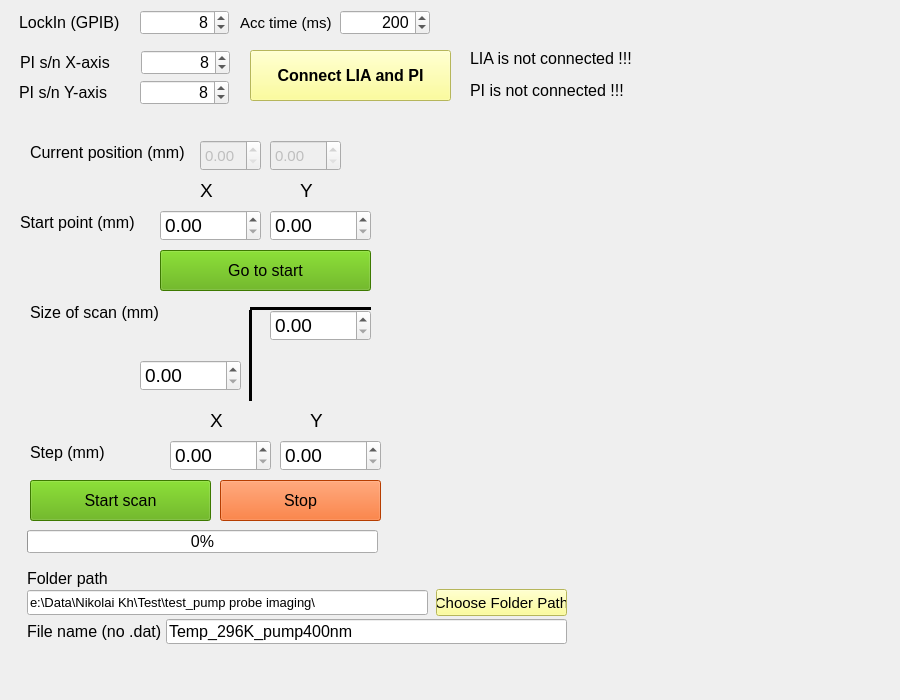
<?xml version="1.0" encoding="UTF-8"?>
<ui version="4.0">
 <class>MainWindow</class>
 <widget class="QMainWindow" name="MainWindow">
  <property name="geometry">
   <rect>
    <x>0</x>
    <y>0</y>
    <width>900</width>
    <height>700</height>
   </rect>
  </property>
  <property name="windowTitle">
   <string>MainWindow</string>
  </property>
  <widget class="QWidget" name="centralwidget">
   <widget class="QLabel" name="labelFilename">
    <property name="geometry">
     <rect>
      <x>27</x>
      <y>622</y>
      <width>141</width>
      <height>19</height>
     </rect>
    </property>
    <property name="font">
     <font>
      <pointsize>12</pointsize>
     </font>
    </property>
    <property name="text">
     <string>File name (no .dat)</string>
    </property>
   </widget>
   <widget class="QPushButton" name="folderButton">
    <property name="geometry">
     <rect>
      <x>436</x>
      <y>589</y>
      <width>131</width>
      <height>27</height>
     </rect>
    </property>
    <property name="font">
     <font>
      <pointsize>11</pointsize>
     </font>
    </property>
    <property name="styleSheet">
     <string notr="true">background-color: rgb(255, 255, 127);</string>
    </property>
    <property name="text">
     <string>Choose Folder Path</string>
    </property>
   </widget>
   <widget class="QLineEdit" name="FileName">
    <property name="geometry">
     <rect>
      <x>166</x>
      <y>619</y>
      <width>401</width>
      <height>25</height>
     </rect>
    </property>
    <property name="font">
     <font>
      <pointsize>12</pointsize>
     </font>
    </property>
    <property name="text">
     <string>Temp_296K_pump400nm</string>
    </property>
   </widget>
   <widget class="QLabel" name="labelDirectory">
    <property name="geometry">
     <rect>
      <x>27</x>
      <y>569</y>
      <width>80</width>
      <height>19</height>
     </rect>
    </property>
    <property name="font">
     <font>
      <pointsize>12</pointsize>
     </font>
    </property>
    <property name="text">
     <string>Folder path</string>
    </property>
   </widget>
   <widget class="QLineEdit" name="folder_edit">
    <property name="geometry">
     <rect>
      <x>27</x>
      <y>590</y>
      <width>401</width>
      <height>25</height>
     </rect>
    </property>
    <property name="font">
     <font>
      <pointsize>10</pointsize>
     </font>
    </property>
    <property name="text">
     <string>e:\Data\Nikolai Kh\Test\test_pump probe imaging\</string>
    </property>
    <property name="readOnly">
     <bool>true</bool>
    </property>
   </widget>
   <widget class="QProgressBar" name="progressBar">
    <property name="geometry">
     <rect>
      <x>27</x>
      <y>530</y>
      <width>351</width>
      <height>23</height>
     </rect>
    </property>
    <property name="font">
     <font>
      <pointsize>12</pointsize>
     </font>
    </property>
    <property name="value">
     <number>0</number>
    </property>
   </widget>
   <widget class="QPushButton" name="StartButton">
    <property name="geometry">
     <rect>
      <x>30</x>
      <y>480</y>
      <width>181</width>
      <height>41</height>
     </rect>
    </property>
    <property name="font">
     <font>
      <pointsize>12</pointsize>
     </font>
    </property>
    <property name="contextMenuPolicy">
     <enum>Qt::DefaultContextMenu</enum>
    </property>
    <property name="styleSheet">
     <string notr="true">background-color: rgb(85, 170, 0);</string>
    </property>
    <property name="text">
     <string>Start scan</string>
    </property>
   </widget>
   <widget class="QPushButton" name="StopButton">
    <property name="geometry">
     <rect>
      <x>220</x>
      <y>480</y>
      <width>161</width>
      <height>41</height>
     </rect>
    </property>
    <property name="font">
     <font>
      <pointsize>12</pointsize>
     </font>
    </property>
    <property name="styleSheet">
     <string notr="true">background-color: rgb(255, 85, 0);</string>
    </property>
    <property name="text">
     <string>Stop</string>
    </property>
   </widget>
   <widget class="QLabel" name="PIStatuslabel">
    <property name="geometry">
     <rect>
      <x>470</x>
      <y>80</y>
      <width>241</width>
      <height>21</height>
     </rect>
    </property>
    <property name="font">
     <font>
      <pointsize>12</pointsize>
     </font>
    </property>
    <property name="text">
     <string>PI is not connected !!!</string>
    </property>
   </widget>
   <widget class="QLabel" name="liaStatuslabel">
    <property name="geometry">
     <rect>
      <x>470</x>
      <y>50</y>
      <width>241</width>
      <height>16</height>
     </rect>
    </property>
    <property name="font">
     <font>
      <pointsize>12</pointsize>
     </font>
    </property>
    <property name="text">
     <string>LIA is not connected !!!</string>
    </property>
   </widget>
   <widget class="QPushButton" name="connectLIAandPIbutton">
    <property name="geometry">
     <rect>
      <x>250</x>
      <y>50</y>
      <width>201</width>
      <height>51</height>
     </rect>
    </property>
    <property name="font">
     <font>
      <pointsize>12</pointsize>
      <weight>75</weight>
      <bold>true</bold>
     </font>
    </property>
    <property name="styleSheet">
     <string notr="true">background-color: rgb(255, 255, 127);</string>
    </property>
    <property name="text">
     <string>Connect LIA and PI</string>
    </property>
   </widget>
   <widget class="QSpinBox" name="ExpTime">
    <property name="geometry">
     <rect>
      <x>340</x>
      <y>10</y>
      <width>90</width>
      <height>25</height>
     </rect>
    </property>
    <property name="font">
     <font>
      <pointsize>12</pointsize>
     </font>
    </property>
    <property name="layoutDirection">
     <enum>Qt::LeftToRight</enum>
    </property>
    <property name="alignment">
     <set>Qt::AlignRight|Qt::AlignTrailing|Qt::AlignVCenter</set>
    </property>
    <property name="maximum">
     <number>3600000</number>
    </property>
    <property name="value">
     <number>200</number>
    </property>
   </widget>
   <widget class="QLabel" name="labelLockIn">
    <property name="geometry">
     <rect>
      <x>19</x>
      <y>10</y>
      <width>115</width>
      <height>25</height>
     </rect>
    </property>
    <property name="font">
     <font>
      <pointsize>12</pointsize>
     </font>
    </property>
    <property name="text">
     <string>LockIn (GPIB)</string>
    </property>
   </widget>
   <widget class="QLabel" name="labelExpTime">
    <property name="geometry">
     <rect>
      <x>240</x>
      <y>10</y>
      <width>101</width>
      <height>25</height>
     </rect>
    </property>
    <property name="font">
     <font>
      <pointsize>11</pointsize>
     </font>
    </property>
    <property name="text">
     <string>Acc time (ms)</string>
    </property>
   </widget>
   <widget class="QSpinBox" name="Lockin_GPIB_spinBox">
    <property name="geometry">
     <rect>
      <x>140</x>
      <y>10</y>
      <width>89</width>
      <height>25</height>
     </rect>
    </property>
    <property name="font">
     <font>
      <pointsize>12</pointsize>
     </font>
    </property>
    <property name="alignment">
     <set>Qt::AlignRight|Qt::AlignTrailing|Qt::AlignVCenter</set>
    </property>
    <property name="value">
     <number>8</number>
    </property>
   </widget>
   <widget class="QLabel" name="labelPI_X">
    <property name="geometry">
     <rect>
      <x>20</x>
      <y>50</y>
      <width>115</width>
      <height>25</height>
     </rect>
    </property>
    <property name="font">
     <font>
      <pointsize>12</pointsize>
     </font>
    </property>
    <property name="text">
     <string>PI s/n X-axis</string>
    </property>
   </widget>
   <widget class="QSpinBox" name="PI_X_sn_spinBox">
    <property name="geometry">
     <rect>
      <x>141</x>
      <y>50</y>
      <width>89</width>
      <height>25</height>
     </rect>
    </property>
    <property name="font">
     <font>
      <pointsize>12</pointsize>
     </font>
    </property>
    <property name="alignment">
     <set>Qt::AlignRight|Qt::AlignTrailing|Qt::AlignVCenter</set>
    </property>
    <property name="value">
     <number>8</number>
    </property>
   </widget>
   <widget class="QSpinBox" name="PI_Y_sn_spinBox">
    <property name="geometry">
     <rect>
      <x>140</x>
      <y>80</y>
      <width>89</width>
      <height>25</height>
     </rect>
    </property>
    <property name="font">
     <font>
      <pointsize>12</pointsize>
     </font>
    </property>
    <property name="alignment">
     <set>Qt::AlignRight|Qt::AlignTrailing|Qt::AlignVCenter</set>
    </property>
    <property name="value">
     <number>8</number>
    </property>
   </widget>
   <widget class="QLabel" name="labelPI_Y">
    <property name="geometry">
     <rect>
      <x>19</x>
      <y>80</y>
      <width>115</width>
      <height>25</height>
     </rect>
    </property>
    <property name="font">
     <font>
      <pointsize>12</pointsize>
     </font>
    </property>
    <property name="text">
     <string>PI s/n Y-axis</string>
    </property>
   </widget>
   <widget class="QLabel" name="labelStartPoint">
    <property name="geometry">
     <rect>
      <x>20</x>
      <y>210</y>
      <width>131</width>
      <height>25</height>
     </rect>
    </property>
    <property name="font">
     <font>
      <pointsize>12</pointsize>
     </font>
    </property>
    <property name="text">
     <string>Start point (mm)</string>
    </property>
   </widget>
   <widget class="QDoubleSpinBox" name="Xstart_doubleSpinBox">
    <property name="geometry">
     <rect>
      <x>160</x>
      <y>210</y>
      <width>101</width>
      <height>31</height>
     </rect>
    </property>
    <property name="font">
     <font>
      <pointsize>14</pointsize>
     </font>
    </property>
   </widget>
   <widget class="QDoubleSpinBox" name="Ystart_doubleSpinBox">
    <property name="geometry">
     <rect>
      <x>270</x>
      <y>210</y>
      <width>101</width>
      <height>31</height>
     </rect>
    </property>
    <property name="font">
     <font>
      <pointsize>14</pointsize>
     </font>
    </property>
   </widget>
   <widget class="QLabel" name="label">
    <property name="geometry">
     <rect>
      <x>200</x>
      <y>180</y>
      <width>47</width>
      <height>21</height>
     </rect>
    </property>
    <property name="font">
     <font>
      <pointsize>14</pointsize>
     </font>
    </property>
    <property name="text">
     <string>X</string>
    </property>
   </widget>
   <widget class="QLabel" name="label_2">
    <property name="geometry">
     <rect>
      <x>300</x>
      <y>180</y>
      <width>47</width>
      <height>21</height>
     </rect>
    </property>
    <property name="font">
     <font>
      <pointsize>14</pointsize>
     </font>
    </property>
    <property name="text">
     <string>Y</string>
    </property>
   </widget>
   <widget class="QPushButton" name="Go2StartButton">
    <property name="geometry">
     <rect>
      <x>160</x>
      <y>250</y>
      <width>211</width>
      <height>41</height>
     </rect>
    </property>
    <property name="font">
     <font>
      <pointsize>12</pointsize>
     </font>
    </property>
    <property name="contextMenuPolicy">
     <enum>Qt::DefaultContextMenu</enum>
    </property>
    <property name="styleSheet">
     <string notr="true">background-color: rgb(85, 170, 0);</string>
    </property>
    <property name="text">
     <string>Go to start</string>
    </property>
   </widget>
   <widget class="QDoubleSpinBox" name="Ylength_doubleSpinBox">
    <property name="geometry">
     <rect>
      <x>270</x>
      <y>310</y>
      <width>101</width>
      <height>31</height>
     </rect>
    </property>
    <property name="font">
     <font>
      <pointsize>14</pointsize>
     </font>
    </property>
   </widget>
   <widget class="QLabel" name="labelStartPoint_2">
    <property name="geometry">
     <rect>
      <x>30</x>
      <y>300</y>
      <width>161</width>
      <height>25</height>
     </rect>
    </property>
    <property name="font">
     <font>
      <pointsize>12</pointsize>
     </font>
    </property>
    <property name="text">
     <string>Size of scan (mm)</string>
    </property>
   </widget>
   <widget class="QDoubleSpinBox" name="Xlength_doubleSpinBox">
    <property name="geometry">
     <rect>
      <x>140</x>
      <y>360</y>
      <width>101</width>
      <height>31</height>
     </rect>
    </property>
    <property name="font">
     <font>
      <pointsize>14</pointsize>
     </font>
    </property>
   </widget>
   <widget class="Line" name="line">
    <property name="geometry">
     <rect>
      <x>240</x>
      <y>310</y>
      <width>20</width>
      <height>91</height>
     </rect>
    </property>
    <property name="frameShadow">
     <enum>QFrame::Plain</enum>
    </property>
    <property name="lineWidth">
     <number>3</number>
    </property>
    <property name="orientation">
     <enum>Qt::Vertical</enum>
    </property>
   </widget>
   <widget class="Line" name="line_2">
    <property name="geometry">
     <rect>
      <x>250</x>
      <y>300</y>
      <width>121</width>
      <height>16</height>
     </rect>
    </property>
    <property name="frameShadow">
     <enum>QFrame::Plain</enum>
    </property>
    <property name="lineWidth">
     <number>3</number>
    </property>
    <property name="orientation">
     <enum>Qt::Horizontal</enum>
    </property>
   </widget>
   <widget class="QDoubleSpinBox" name="Xstep_doubleSpinBox">
    <property name="geometry">
     <rect>
      <x>170</x>
      <y>440</y>
      <width>101</width>
      <height>31</height>
     </rect>
    </property>
    <property name="font">
     <font>
      <pointsize>14</pointsize>
     </font>
    </property>
   </widget>
   <widget class="QDoubleSpinBox" name="Ystep_doubleSpinBox">
    <property name="geometry">
     <rect>
      <x>280</x>
      <y>440</y>
      <width>101</width>
      <height>31</height>
     </rect>
    </property>
    <property name="font">
     <font>
      <pointsize>14</pointsize>
     </font>
    </property>
   </widget>
   <widget class="QLabel" name="label_3">
    <property name="geometry">
     <rect>
      <x>310</x>
      <y>410</y>
      <width>47</width>
      <height>21</height>
     </rect>
    </property>
    <property name="font">
     <font>
      <pointsize>14</pointsize>
     </font>
    </property>
    <property name="text">
     <string>Y</string>
    </property>
   </widget>
   <widget class="QLabel" name="label_4">
    <property name="geometry">
     <rect>
      <x>210</x>
      <y>410</y>
      <width>47</width>
      <height>21</height>
     </rect>
    </property>
    <property name="font">
     <font>
      <pointsize>14</pointsize>
     </font>
    </property>
    <property name="text">
     <string>X</string>
    </property>
   </widget>
   <widget class="QLabel" name="labelStartPoint_3">
    <property name="geometry">
     <rect>
      <x>30</x>
      <y>440</y>
      <width>131</width>
      <height>25</height>
     </rect>
    </property>
    <property name="font">
     <font>
      <pointsize>12</pointsize>
     </font>
    </property>
    <property name="text">
     <string>Step (mm)</string>
    </property>
   </widget>
   <widget class="ImageView" name="Image_view" native="true">
    <property name="geometry">
     <rect>
      <x>400</x>
      <y>130</y>
      <width>481</width>
      <height>431</height>
     </rect>
    </property>
   </widget>
   <widget class="QDoubleSpinBox" name="Yposition_doubleSpinBox">
    <property name="enabled">
     <bool>false</bool>
    </property>
    <property name="geometry">
     <rect>
      <x>270</x>
      <y>140</y>
      <width>71</width>
      <height>31</height>
     </rect>
    </property>
    <property name="font">
     <font>
      <pointsize>11</pointsize>
     </font>
    </property>
   </widget>
   <widget class="QDoubleSpinBox" name="Xposition_doubleSpinBox">
    <property name="enabled">
     <bool>false</bool>
    </property>
    <property name="geometry">
     <rect>
      <x>200</x>
      <y>140</y>
      <width>61</width>
      <height>31</height>
     </rect>
    </property>
    <property name="font">
     <font>
      <pointsize>11</pointsize>
     </font>
    </property>
   </widget>
   <widget class="QLabel" name="labelCurrentPosition">
    <property name="geometry">
     <rect>
      <x>30</x>
      <y>140</y>
      <width>161</width>
      <height>25</height>
     </rect>
    </property>
    <property name="font">
     <font>
      <pointsize>12</pointsize>
     </font>
    </property>
    <property name="text">
     <string>Current position (mm)</string>
    </property>
   </widget>
  </widget>
 </widget>
 <customwidgets>
  <customwidget>
   <class>ImageView</class>
   <extends>QWidget</extends>
   <header>pyqtgraph</header>
   <container>1</container>
  </customwidget>
 </customwidgets>
 <resources/>
 <connections/>
</ui>
